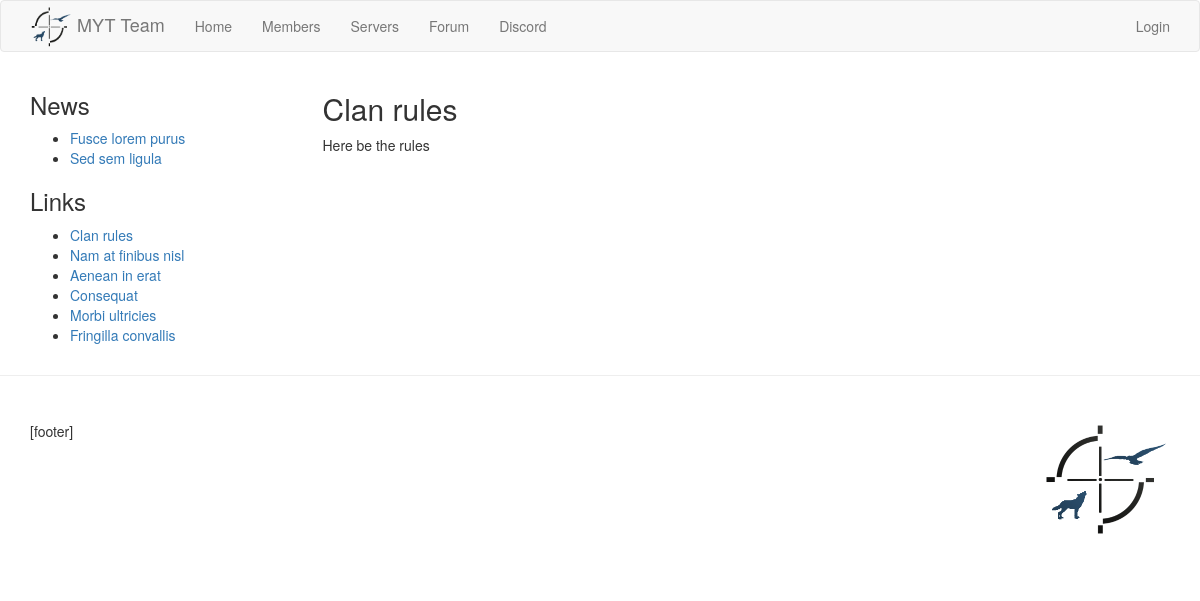
Before: /rules/ with the older database file.
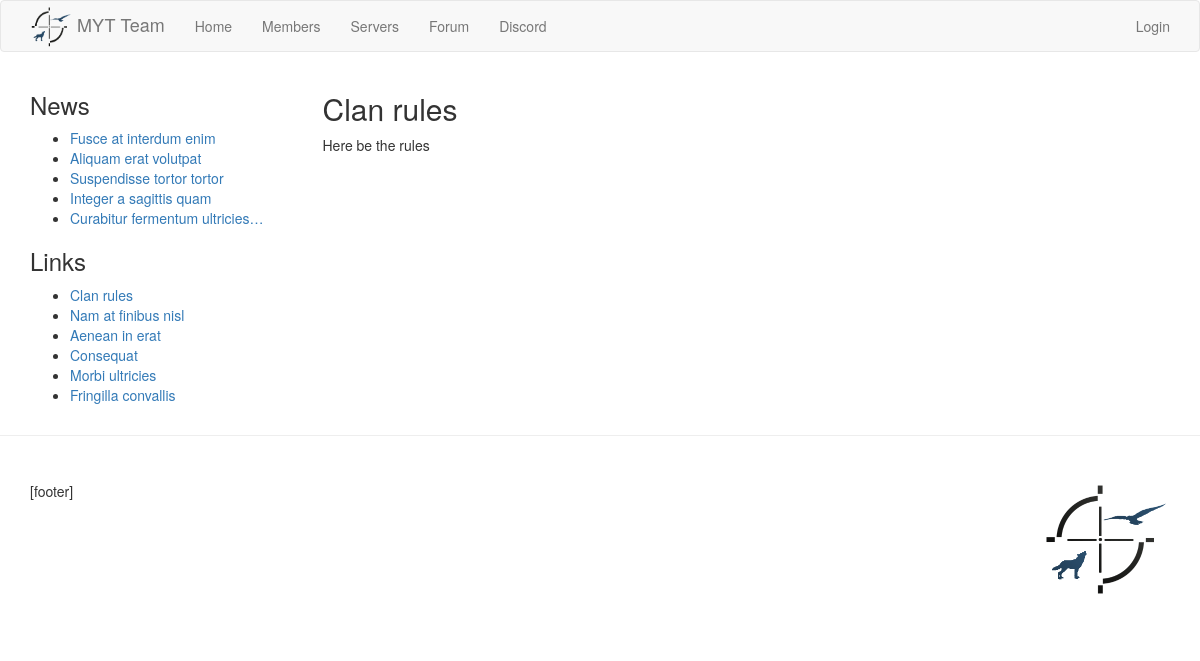
After: the same page with the newer database file.
### homepage/models.py (models this page shows, shortened)
class News(models.Model):
	title = models.CharField(max_length=150)
	body = models.TextField()
	date_written = models.DateTimeField(auto_now_add=True)
	date_modified = models.DateTimeField(auto_now=True)
	is_sticky = models.BooleanField("pin at the top", default=False)
	is_draft = models.BooleanField("save as draft", default=False)
	objects = NewsManager()
	class Meta:
		verbose_name_plural = "news"

### homepage/views.py (the view)
# urls.py: url(r'^rules/$', views.flat_page, {"page_key": "rules", "page_title": "Clan rules"}, name="rules"),
def flat_page(request, page_key, page_title):
	page_content = Setting.fetch_setting(page_key)
	if not page_content:
		raise Http404
	return render(request, 'homepage/flat_page.html', merge_dicts(get_common_context(), {
		'page_title': page_title,
		'page_content': page_content,
	}))

### homepage/models.py (called while the page is built)
	def get_queryset(self, *args, **kwargs):
		return super(PlayerManager, self).get_queryset().order_by("user__username")

	def members(self):
		return self.get_queryset().filter(is_member=True)

	def new_members(self, period=30):
		return self.members().filter(date_joined__gte=timezone.now()-datetime.timedelta(days=period))

	def get_queryset(self, *args, **kwargs):
		return super(NewsManager, self).get_queryset().order_by("-is_sticky", "-date_written")

	def public(self):
		return self.get_queryset().filter(is_draft=False)

	def latest(self, count=5):
		return self.public()[:count]

	@staticmethod
	def fetch_setting(key, default=""):
		try:
			setting = Setting.objects.get(key=key)
		except Setting.DoesNotExist:
			return default
		if setting.value:
			return setting.value
		else:
			return default

### homepage/views.py (called while the page is built)
def get_common_context():
	return {
		'latest_news': News.objects.latest(),
		'new_members': Player.objects.new_members(),
		'links': Setting.fetch_setting('links', '[links]'),
		'footer': Setting.fetch_setting('footer', '[footer]'),
	}

### myt_homepage/utils.py (called while the page is built)
def merge_dicts(*dict_args):
    result = {}
    for dictionary in dict_args:
        result.update(dictionary)
    return result

### homepage/templates/homepage/flat_page.html (shortened to what this page needs)
{% extends "homepage/base.html" %}
{% load static %}
{% block content %}
	<div class="row">
		<div class="col-md-3">
			{% include 'homepage/includes/sidebar.html' %}
		</div>
		<div class="col-md-9">
			{{page_content|safe}}
		</div>
	</div>
{% endblock %}

### homepage/templates/homepage/includes/sidebar.html (shortened to what this page needs)
{% if latest_news %}
<section>
	<h3>News</h3>
	<ul>
	{% for l_news in latest_news %}
		<li><a href="{% url 'homepage:news' l_news.pk %}">{{ l_news.title|truncatechars:30 }}</a></li>
	{% endfor %}
	</ul>
</section>
{% endif %}
{% if links %}
<section>
	<h3>Links</h3>
	{{ links|safe }}
</section>
{% endif %}

Changed rows visible on the page:
no longer on this page (row edited): News: title "Fusce lorem purus"
no longer on this page (row unchanged): News: title "Sed sem ligula"
added News: title "Fusce at interdum enim"
added News: title "Aliquam erat volutpat"
added News: title "Suspendisse tortor tortor"
added News: title "Integer a sagittis quam"
added News: title "Curabitur fermentum ultricies…"
